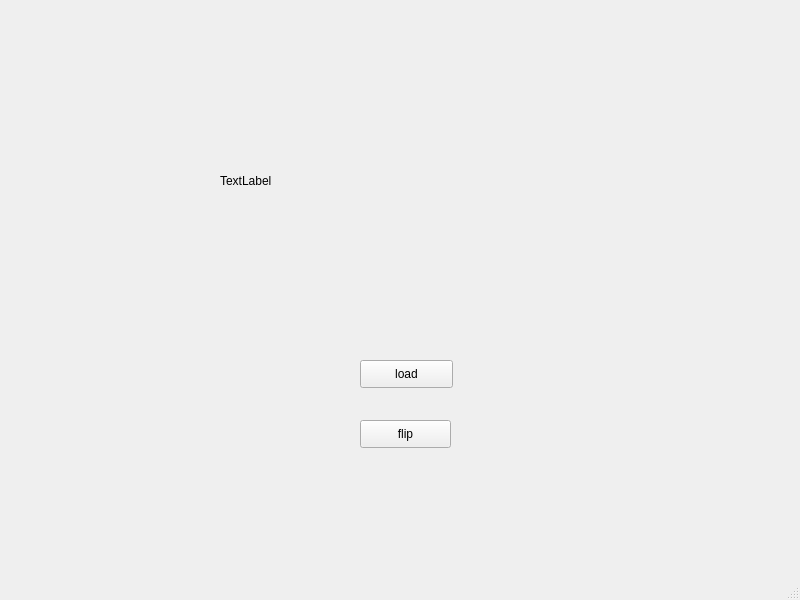
<?xml version="1.0" encoding="UTF-8"?>
<ui version="4.0">
 <class>MainWindow</class>
 <widget class="QMainWindow" name="MainWindow">
  <property name="geometry">
   <rect>
    <x>0</x>
    <y>0</y>
    <width>800</width>
    <height>600</height>
   </rect>
  </property>
  <property name="windowTitle">
   <string>MainWindow</string>
  </property>
  <widget class="QWidget" name="centralwidget">
   <widget class="QLabel" name="label">
    <property name="geometry">
     <rect>
      <x>220</x>
      <y>50</y>
      <width>341</width>
      <height>261</height>
     </rect>
    </property>
    <property name="text">
     <string>TextLabel</string>
    </property>
   </widget>
   <widget class="QPushButton" name="pushButton">
    <property name="geometry">
     <rect>
      <x>360</x>
      <y>360</y>
      <width>93</width>
      <height>28</height>
     </rect>
    </property>
    <property name="text">
     <string>load</string>
    </property>
   </widget>
   <widget class="QPushButton" name="pushButton_flip">
    <property name="geometry">
     <rect>
      <x>360</x>
      <y>420</y>
      <width>91</width>
      <height>28</height>
     </rect>
    </property>
    <property name="text">
     <string>flip</string>
    </property>
   </widget>
  </widget>
  <widget class="QMenuBar" name="menubar">
   <property name="geometry">
    <rect>
     <x>0</x>
     <y>0</y>
     <width>800</width>
     <height>26</height>
    </rect>
   </property>
  </widget>
  <widget class="QStatusBar" name="statusbar"/>
 </widget>
 <resources/>
 <connections/>
</ui>
